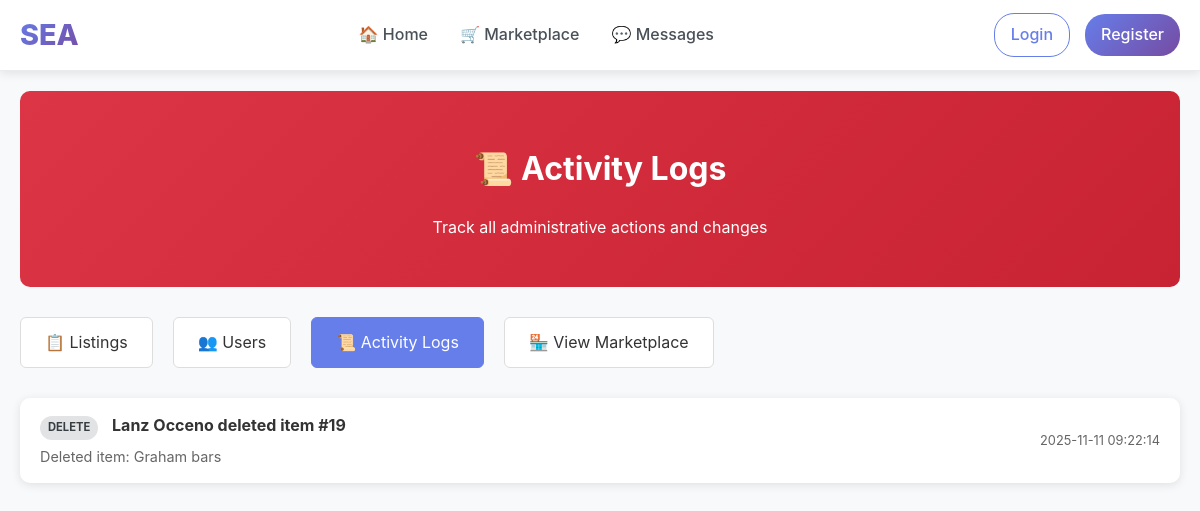
The page /admin/logs on the database as committed earlier.
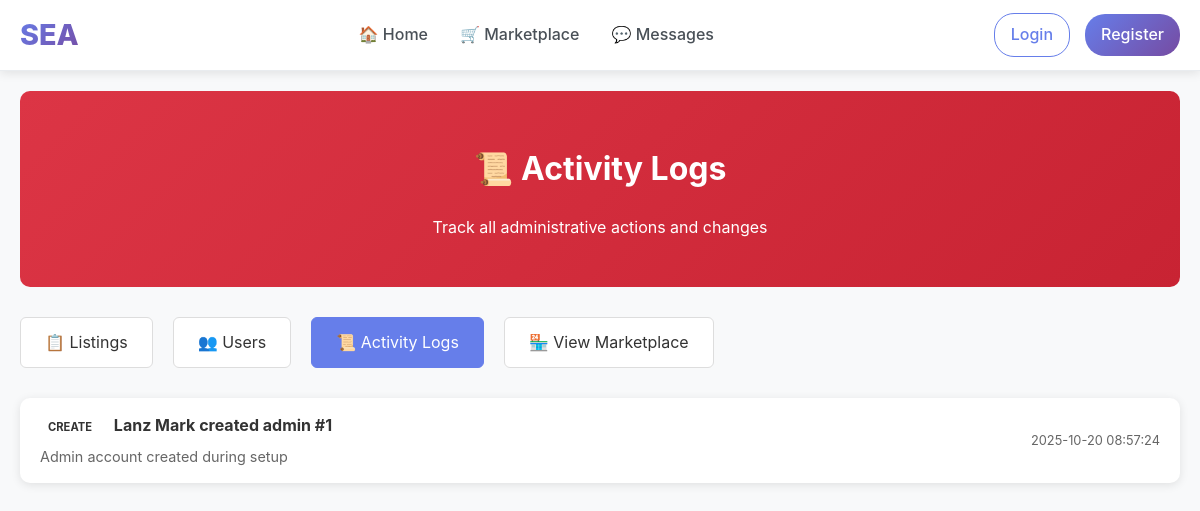
The same page on the database as committed later.
### tables this page shows
CREATE TABLE admin_actions (
            action_id INTEGER PRIMARY KEY AUTOINCREMENT,
            admin_id INTEGER NOT NULL,
            action_type TEXT NOT NULL,
            target_type TEXT NOT NULL,
            target_id INTEGER NOT NULL,
            details TEXT,
            timestamp DATETIME DEFAULT CURRENT_TIMESTAMP,
            FOREIGN KEY (admin_id) REFERENCES students(student_id)
        );

CREATE TABLE students (
        student_id INTEGER PRIMARY KEY AUTOINCREMENT,
        name TEXT NOT NULL,
        email TEXT UNIQUE NOT NULL,
        password TEXT NOT NULL,
        org TEXT
    , is_admin INTEGER DEFAULT 0, email_verified INTEGER DEFAULT 0, verification_code TEXT DEFAULT NULL, verification_code_expires DATETIME DEFAULT NULL);

### app.py (the view)
@app.route('/admin/logs')
def admin_logs():
    if not require_admin():
        return redirect(url_for('home'))
    conn = get_db_connection()
    cur = conn.cursor()
    cur.execute("""
        SELECT aa.*, s.name as admin_name
        FROM admin_actions aa
        JOIN students s ON aa.admin_id = s.student_id
        ORDER BY aa.timestamp DESC
        LIMIT 100
    """)
    logs = [dict(row) for row in cur.fetchall()]
    conn.close()
    return render_template('admin/logs.html', logs=logs)

### app.py (called while the page is built, shortened)
def get_db_connection():
    database_url = os.environ.get('DATABASE_URL')
    if database_url:
        import psycopg2
        from psycopg2.extras import RealDictCursor
        if database_url.startswith('postgres://'):
            database_url = database_url.replace('postgres://', 'postgresql://', 1)
        conn = psycopg2.connect(database_url, cursor_factory=RealDictCursor)
        return DatabaseConnection(conn, is_postgres=True)
    else:
        db_path = os.path.join(BASE_DIR, 'database', 'marketplace.db')
        conn = sqlite3.connect(db_path, timeout=30.0)
        conn.row_factory = sqlite3.Row
        conn.execute('PRAGMA journal_mode=WAL;')
        return DatabaseConnection(conn, is_postgres=False)

def require_login():
    if 'user_id' not in session:
        return False

@app.context_processor
def inject_csrf_token():
    return dict(csrf_token=generate_csrf_token)

@app.context_processor
def inject_admin_status():
    return dict(is_admin_user=is_admin())

def is_admin():
    if not require_login():
        return False

    def fetchall(self):
        return self._cursor.fetchall()

    def cursor(self):
        return DatabaseCursor(self._conn.cursor(), self._is_postgres)

### templates/admin/logs.html (shortened to what this page needs)
{% extends "base.html" %}
{% block content %}
<div class="admin-page">
  <div class="admin-header">
    <h1>📜 Activity Logs</h1>
    <p>Track all administrative actions and changes</p>
  </div>
  <div class="admin-nav">
    <a href="{{ url_for('admin_dashboard') }}">📋 Listings</a>
    <a href="{{ url_for('admin_users') }}">👥 Users</a>
    <a href="{{ url_for('admin_logs') }}" class="active">📜 Activity Logs</a>
    <a href="{{ url_for('marketplace') }}">🏪 View Marketplace</a>
  </div>
  <div class="logs-container">
    {% for log in logs %}
    <div class="log-entry">
      <div class="log-info">
        <div class="log-action">
          <span class="action-badge action-{{ log.action_type }}">
            {{ log.action_type }}
          </span>
          <strong>{{ log.admin_name }}</strong>
          {{ log.action_type }}d {{ log.target_type }} #{{ log.target_id }}
        </div>
        {% if log.details %}
        <div class="log-details">
          {{ log.details }}
        </div>
        {% endif %}
      </div>
      <div class="log-meta">
        {{ log.timestamp.split('.')[0] if '.' in log.timestamp else log.timestamp }}
      </div>
    </div>
    {% endfor %}
  </div>
</div>
{% endblock %}

Rows that differ between the two databases and show on the page:
removed admin_actions: action_type "DELETE", admin_name "Lanz Occeno", action_type "delete", target_type "item", target_id "19", details "Deleted item: Graham bars", timestamp "2025-11-11 09:22:14"
now on this page (row edited): admin_actions: action_type "CREATE", admin_name "Lanz Mark", action_type "create", target_type "admin", target_id "1", details "Admin account created during setup", timestamp "2025-10-20 08:57:24"
